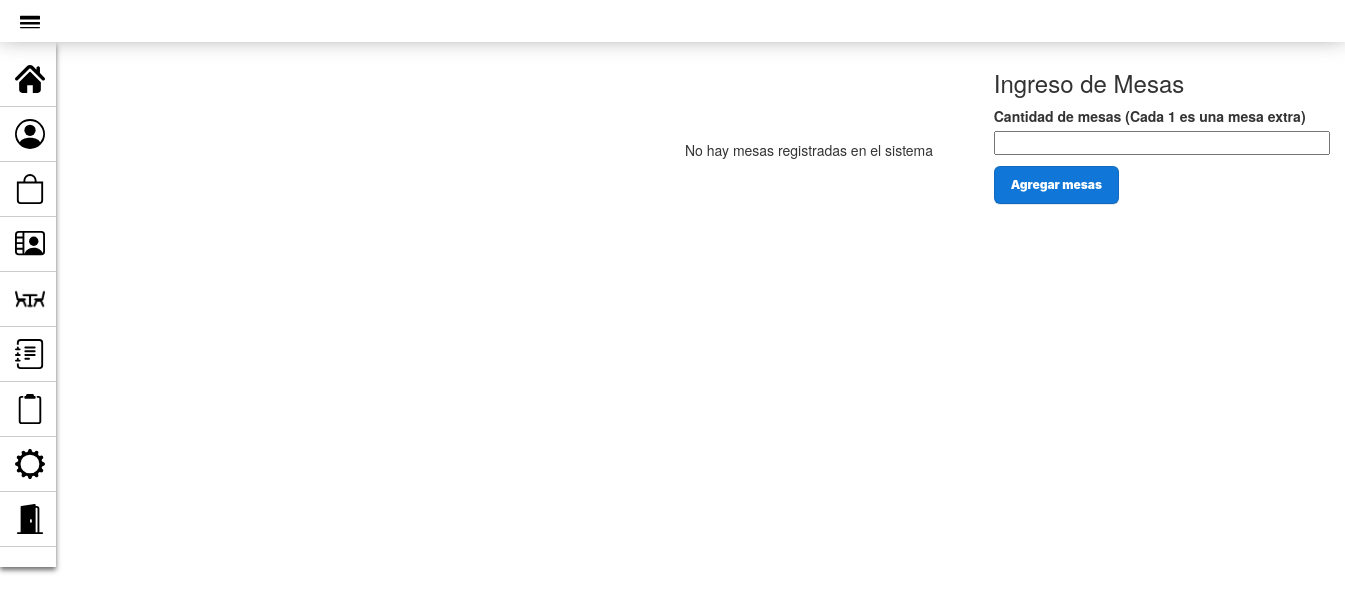
/PAGINA_GestionMesas.php, run on an earlier commit of the app's database.
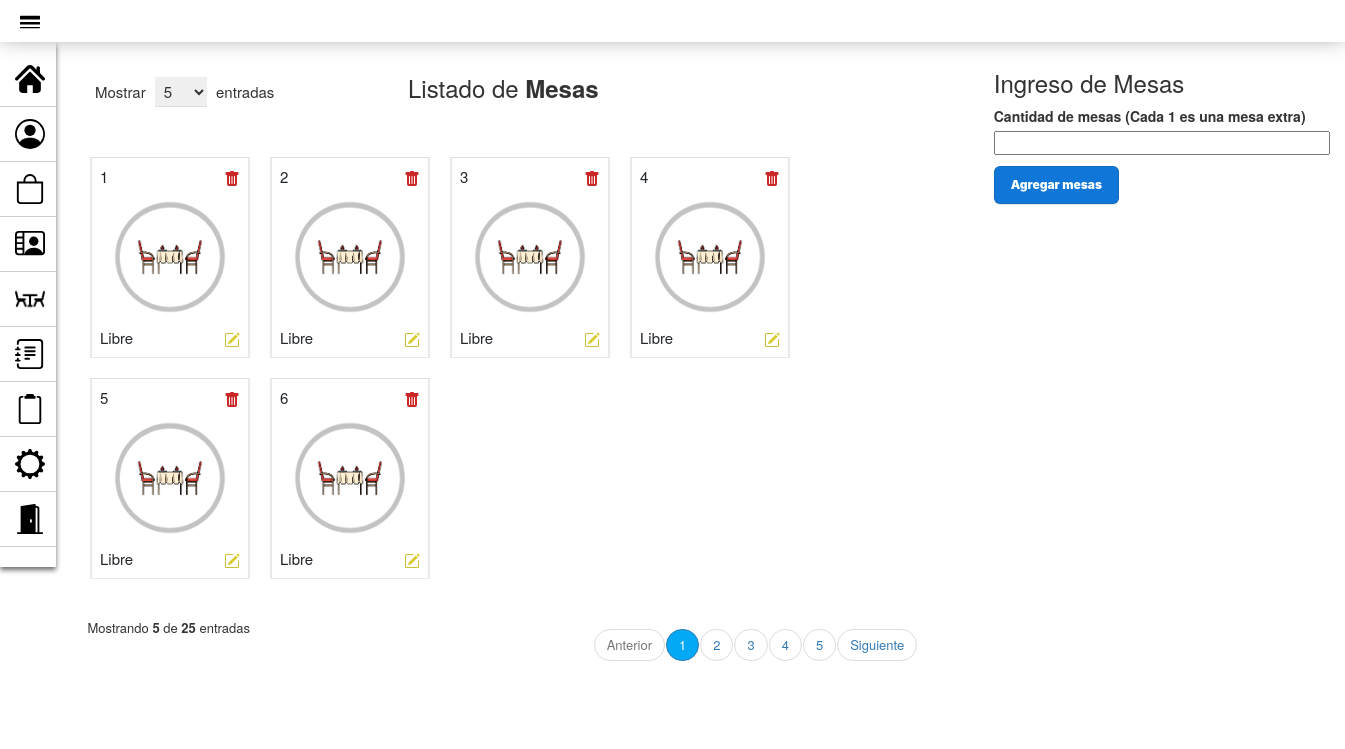
And on a later commit of the database.
### tables this page shows
CREATE TABLE `mesa` (
  `id_mesa` int(10) PRIMARY KEY NOT NULL AUTO_INCREMENT COMMENT 'ID de la Mesa',
  `estado` enum('Libre','Ocupada','Reservada') NOT NULL DEFAULT 'Libre' COMMENT 'Estado de la Mesa'
);

### modelo/conexion.php (called while the page is built)
<?php
class Conectar{
    public static function conexion (){
        try{
            $host ="localhost";
            $user ="root";
            $pass="";
            $bd="proyecto_grupo2";
            $con = mysqli_connect($host,$user,$pass);
            mysqli_select_db($con,$bd);
            return $con;
        }catch(Exception $e){
    die('Error'.$e->getMessage());
    echo "La linea de error " . $e->getLine();
        }
    }
    }
?>

### modelo/Mesa.php (called while the page is built, shortened)
<?php
class Mesa
{
    private $con;
    private $mesa;
    public function __construct()
    {
        require_once("conexion.php");
        $this->con = conectar::conexion();
    }
    public function listar_mesas()
    {
        $sql = "SELECT * FROM mesa ORDER BY id_mesa";
        $query = mysqli_query($this->con, $sql);
        while ($filas = mysqli_fetch_array($query)) {
            $this->mesa[] = $filas;
        }
        return $this->mesa;
    }
}

### controlador/Controlador_PerfilUsuario.php (called while the page is built, shortened)
<?php
$id_perfil = $_SESSION['id'];
?>

### vista/Mesas_VISTA.php (the view, shortened to what this page needs)
<!DOCTYPE html>
<html lang="es">
<head>
    <link rel="stylesheet" href="assets/styles_mesas-view.css">
    <link rel="stylesheet" href="assets/styles2.css">
    <link href="https://cdn.jsdelivr.net/npm/bootstrap@5.2.0/dist/css/bootstrap.min.css" rel="stylesheet">
    <link href="https://maxcdn.bootstrapcdn.com/bootstrap/3.3.7/css/bootstrap.min.css" rel="stylesheet">
</head>
<body>
    <div class="container-mesa">
        <div class="table-responsive">
            <div class="table-wrapper">
                <div class="table-title">
                    <div class="row">
                        <div class="col-xs-4">
                            <div class="show-entries">
                                <span>Mostrar</span>
                                <select>
                                    <option>5</option>
                                </select>
                                <span>entradas</span>
                            </div>
                        </div>
                        <div class="col-xs-4">
                            <h2 class="text-center">Listado de <b>Mesas</b></h2>
                        </div>
                        <table class="table">
                            <tbody>
                                <div class="div-mesa">
                                    <?php foreach ($matrizMesa as $mesa) : ?>
                                        <td class="td-mesa">
                                            <?php echo $mesa['id_mesa'] ?>
                                            <a href="controlador/eliminar_mesa_controlador.php?id=<?php echo $mesa['id_mesa'] ?>" class="iconos" title="Eliminar" onclick="javascript:return asegurar();"><img src="assets/iconos/icono-papelera.svg"></a>
                                            <img class="img-mesa" src="assets/iconos/icono-mesa.png">
                                            <?php echo $mesa['estado'] ?>
                                            <a href="controlador/ControladorModificarMesa.php?id=<?php echo $mesa['id_mesa'] ?>" class="iconos" title="Cambiar estado"><img src="assets/iconos/icono-editar-2.svg"></a>
                                        </td>
                                    <?php endforeach; ?>
                                </div>
                            </tbody>
                        </table>
                        <div class="clearfix">
                            <div class="hint-text">Mostrando <b>5</b> de <b>25</b> entradas</div>
                            <ul class="pagination">
                                <li class="page-item disabled"><a href="#">Anterior</a></li>
                                <li class="page-item active"><a href="#" class="page-link">1</a></li>
                                <li class="page-item"><a href="#" class="page-link">2</a></li>
                                <li class="page-item"><a href="#" class="page-link">3</a></li>
                                <li class="page-item"><a href="#" class="page-link">4</a></li>
                                <li class="page-item"><a href="#" class="page-link">5</a></li>
                                <li class="page-item"><a href="#" class="page-link">Siguiente</a></li>
                            </ul>
                        </div>
                    </div>
                </div>
            </div>
</body>
</html>

### PAGINA_GestionMesas.php (shortened to what this page needs)
<!DOCTYPE html>
<html lang="es">
<head>
        <link href="https://cdn.jsdelivr.net/npm/bootstrap@5.2.0/dist/css/bootstrap.min.css" rel="stylesheet">
        <link href="https://maxcdn.bootstrapcdn.com/bootstrap/3.3.7/css/bootstrap.min.css" rel="stylesheet">
        <link href="https://maxcdn.bootstrapcdn.com/font-awesome/4.7.0/css/font-awesome.min.css" rel="stylesheet">
</head>
<body>
        <?php require_once("vista/MENSAJE_Gestor_VISTA.php"); ?>
        <div class="container-fluid cont-pers">
                <?php require_once("vista/RegistroDeMesas_VISTA.php"); ?>
                <div class="col-8 ">
                        <?php require_once("controlador/Mesa_controlador.php"); ?>
                        <?php require_once("vista/ADMIN_BarraNavegacion.php"); ?>
                </div>
        </div>
</body>
</html>

### vista/MENSAJE_Gestor_VISTA.php (shortened to what this page needs)
<!DOCTYPE html>
<html lang="es">
<head>
    <link rel="stylesheet" href="assets/styles_alertas.css">
</head>
<body>
</body>
</html>

### vista/RegistroDeMesas_VISTA.php (shortened to what this page needs)
<!DOCTYPE html>
<html lang="es">
<head>
        <link rel="stylesheet" href="assets/styles2.css">
        <link href="https://cdn.jsdelivr.net/npm/bootstrap@5.2.0/dist/css/bootstrap.min.css" rel="stylesheet">
        <link href="https://maxcdn.bootstrapcdn.com/bootstrap/3.3.7/css/bootstrap.min.css" rel="stylesheet">
</head>
<body>
        <?php require_once("vista/MENSAJE_Gestor_VISTA.php"); ?>
        <form class="form-flex" method="POST">
                <h3 class="text-center2">Ingreso de Mesas</h3>
                <div class="mb-3">
                        <label class="form-label">Cantidad de mesas (Cada 1 es una mesa extra)</label>
                        <p><input type="number" class="tablas-input" name="numero"></p>
                </div>
                <button type="submit" class="button-2" name="boton_registro" value="enviar">Agregar mesas</button>
        </form>
</body>
</html>

### controlador/Mesa_controlador.php
<?php
require_once("modelo/Mesa.php");
$mesas = new Mesa();
$matrizMesa = $mesas->listar_mesas();
if ($matrizMesa) {
    require_once("vista/Mesas_VISTA.php");
} else {
?>
    <div>
        <div class="no_hay_registros"><?php echo "No hay mesas registradas en el sistema"; ?>
        </div>
    </div>
<?php
}
?>

### vista/ADMIN_BarraNavegacion.php (shortened to what this page needs)
<!DOCTYPE html>
<html lang="es">
<head>
    <link rel="stylesheet" href="assets/styles_navbar.css">
</head>
<body>
    <?php require_once("controlador/Controlador_PerfilUsuario.php"); ?>
    <header>
        <span class="menu"><img src="assets/iconos/icono-desplegable.svg" alt="Inicio" width="20" height="20"></span>
    </header>
    <aside class="keep">
        <ul>
            <li>
                <a class="message" href="index.php" style="text-decoration:none">
                    <span><img src="assets/iconos/icono-inicio.svg" alt="Inicio" width="30" height="30"></span>
                </a>
            </li>
            <li>
                <a class="message" href="PAGINA_GestionUsuarios.php" style="text-decoration:none">
                    <span><img src="assets/iconos/icono-usuario2.svg" alt="Usuarios" width="30" height="30"></span>
                </a>
            </li>
            <li>
                <a class="message" href="PAGINA_GestionProductos.php" style="text-decoration:none">
                    <span><img src="assets/iconos/icono-producto.svg" alt="Productos" width="30" height="30"></span>
                </a>
            </li>
            <li>
                <a class="message" href="PAGINA_GestionProveedores.php" style="text-decoration:none">
                    <span><img src="assets/iconos/icono-proveedor.svg" alt="Proveedores" width="30" height="30"></span>
                </a>
            </li>
            <li>
                <a class="message" href="PAGINA_GestionMesas.php" style="text-decoration:none">
                    <span><img src="assets/iconos/icono-mesa2.png" alt="Mesas" width="30" height="30"></span>
                </a>
            </li>
            <li>
                <a class="message" href="PAGINA_GestionReservas.php" style="text-decoration:none">
                    <span><img src="assets/iconos/icono-reserva.svg" alt="Reservas" width="30" height="30"></span>
                </a>
            </li>
            <li>
                <a class="message" href="PAGINA_GestionOrdenes.php" style="text-decoration:none">
                    <span><img src="assets/iconos/icono-comanda.svg" alt="Ordenes" width="30" height="30"></span>
                </a>
            </li>
            <li>
                <a class="message" href="PAGINA_ModificarPerfil.php?id=<?php echo $id_perfil ?>" style="text-decoration:none">
                    <span><img src="assets/iconos/icono-ajuste.svg" alt="Configuración" width="30" height="30"></span>
                </a>
            </li>
            <li>
                <a class="message" href="controlador/Logout.php" style="text-decoration:none">
                    <span><img src="assets/iconos/icono-salir.svg" alt="Logout" width="30" height="30"></span>
                </a>
            </li>
        </ul>
    </aside>
</body>
</html>

### assets/styles2.css (style rules this page uses)
body { font-family: 'Roboto', sans-serif; background-repeat: no-repeat; background-size: cover; }
.table-responsive { margin: 50px 0; margin-left: 20px; }
.table-wrapper { min-width: 35em; background: #fff; padding: 20px; box-shadow: 0 1px 1px rgba(0, 0, 0, .05); }
.table-title { font-size: 15px; padding-bottom: 10px; margin: 0 0 10px; min-height: 45px; }
.table-title h2 { margin: 5px 0 0; font-size: 24px; }
.table-title select { border-color: #ddd; border-width: 0 0 1px 0; padding: 3px 10px 3px 5px; margin: 0 5px; }
.table-title .show-entries { margin-top: 7px; }
table.table tr th, table.table tr td { border-color: #e9e9e9; }
table.table td:last-child { width: fit-content; }
table.table td a { color: #a0a5b1; }
.pagination { float: right; margin: 0 0 5px; }
.pagination li a { border: none; font-size: 13px; min-width: 30px; min-height: 30px; padding: 0 10px; color: #999; margin: 0 2px; line-height: 30px; border-radius: 30px !important; text-align: center; }
.pagination li.active a { background: #03A9F4; }
.hint-text { float: left; margin-top: 10px; font-size: 13px; }
.form-flex { float: right; margin-top: 50px; position: flex; margin-right: -150px; }
.tablas-input { width: 25vw; margin-right: 150px; }
.button-2 { appearance: none; background-color: #1077d8; border: 1px solid rgba(27, 31, 35, .15); border-radius: 6px; box-shadow: rgba(27, 31, 35, .1) 0 1px 0; box-sizing: border-box; color: #fff; cursor: pointer; display: inline-block; font-family: -apple-system, system-ui, "Segoe UI", Helvetica, Arial, sans-serif, "Apple Color Emoji", "Segoe UI Emoji"; font-size: 12px; font-weight: 900; line-height: 16px; padding: 10px 16px; margin-top: 1px; }
.div-mesa { width:max-content; }
.no_hay_registros { width: 100em; margin-left: 40px; padding-top: 10em; padding-left: 45em; }

### assets/styles_mesas-view.css (style rules this page uses)
.table { width: 0px; }
.img-mesa { display: -webkit-box; position: inherit; width: 140px; height: 140px; min-width: 140px; }
html, body { height: 100%; }
body { background-color: light-grey; font-family: sans-serif; }
.container-mesa { width: 100%; height: 100%; display: flex; flex-wrap: wrap; justify-content: center; align-items: center; margin-left: 40px; }
.div-mesa { width: fit-content; display: inline-block; padding-top: 40px; }
.iconos { vertical-align: text-top; float: right; }
.td-mesa { display: inline-block; width: fit-content; margin: 10px; border-width: 2px; }

### assets/styles_navbar.css (style rules this page uses)
* { margin: 0px; padding: 0px; }
header { background: #fff; padding: 10px 20px; box-shadow: 0px -8px 25px #6d6d6d; position: fixed; top: 0; left: 0; width: 100%; z-index: 991; }
.menu { display: inline-block; cursor: pointer; }
aside { width: 4em; background: #fff; padding: 0px 0px 10px 0px; position: absolute; left: 0px; top: 0px; height: 100%; box-shadow: 0px 3px 5px #6d6d6d; overflow: hidden; z-index: 99; height: fit-content; margin-top: 3em; }
aside ul { list-style: none; width: 100%; margin-left: -30px; margin-top: 10px; }
aside ul li { border-bottom: 1px solid #ccc; padding: 12px 25px; position: relative; width: fit-content; }
aside ul li a { font-size: 14px; color: #4a4a4a; text-decoration: none; text-transform: uppercase; white-space: nowrap; display: inline-block; }
aside ul li a span { display: inline-block; vertical-align: middle; color: #000000; width: 38px; }
.message { font-family: 'Signika', sans-serif; font-size: 12px; }

What changed in the data, as far as the page shows it:
added mesa: id_mesa "1", estado "Libre"
added mesa: id_mesa "2", estado "Libre"
added mesa: id_mesa "3", estado "Libre"
added mesa: id_mesa "4", estado "Libre"
added mesa: id_mesa "5", estado "Libre"
added mesa: id_mesa "6", estado "Libre"
Also different on the page:
form field value: (not shown) → "5"
text no longer shown: "No hay mesas registradas en el sistema"
text now shown: "Mostrar entradas Listado de Mesas Mostrando 5 de 25 entradas Anterior 1 2 3 4 5 Siguiente"
